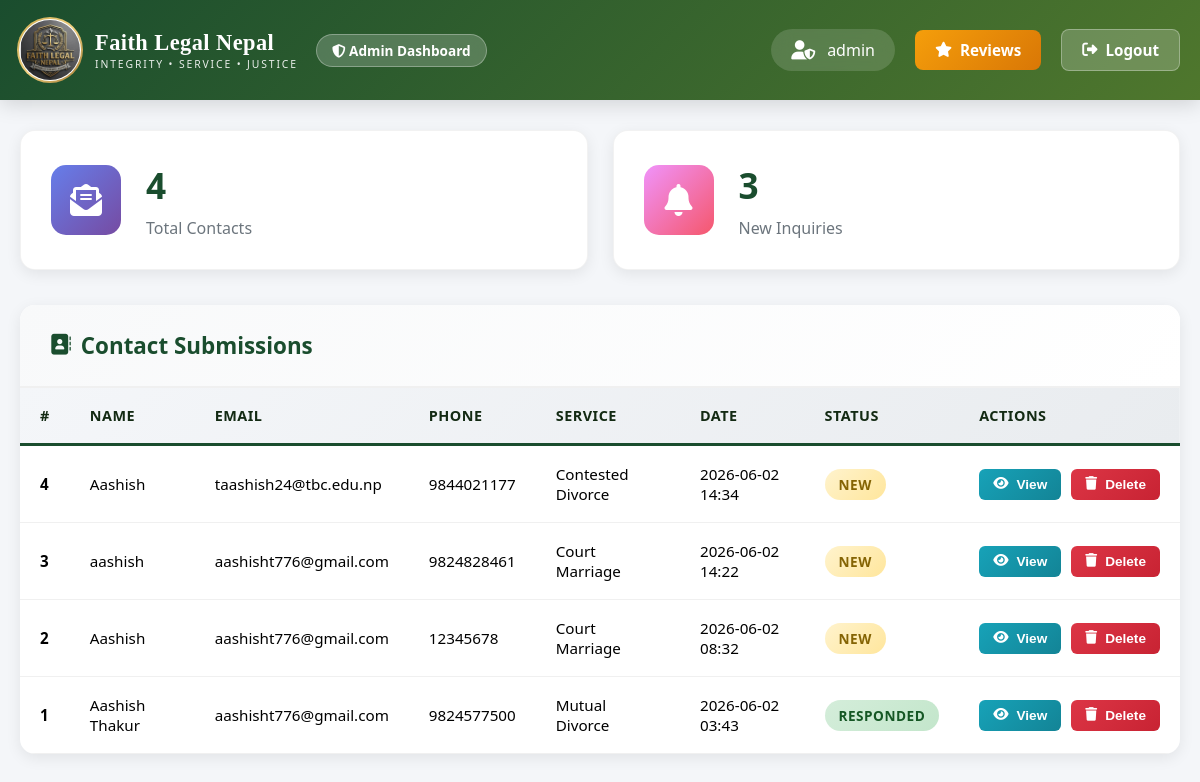
/admin/dashboard (signed in), run on an earlier commit of the app's database.
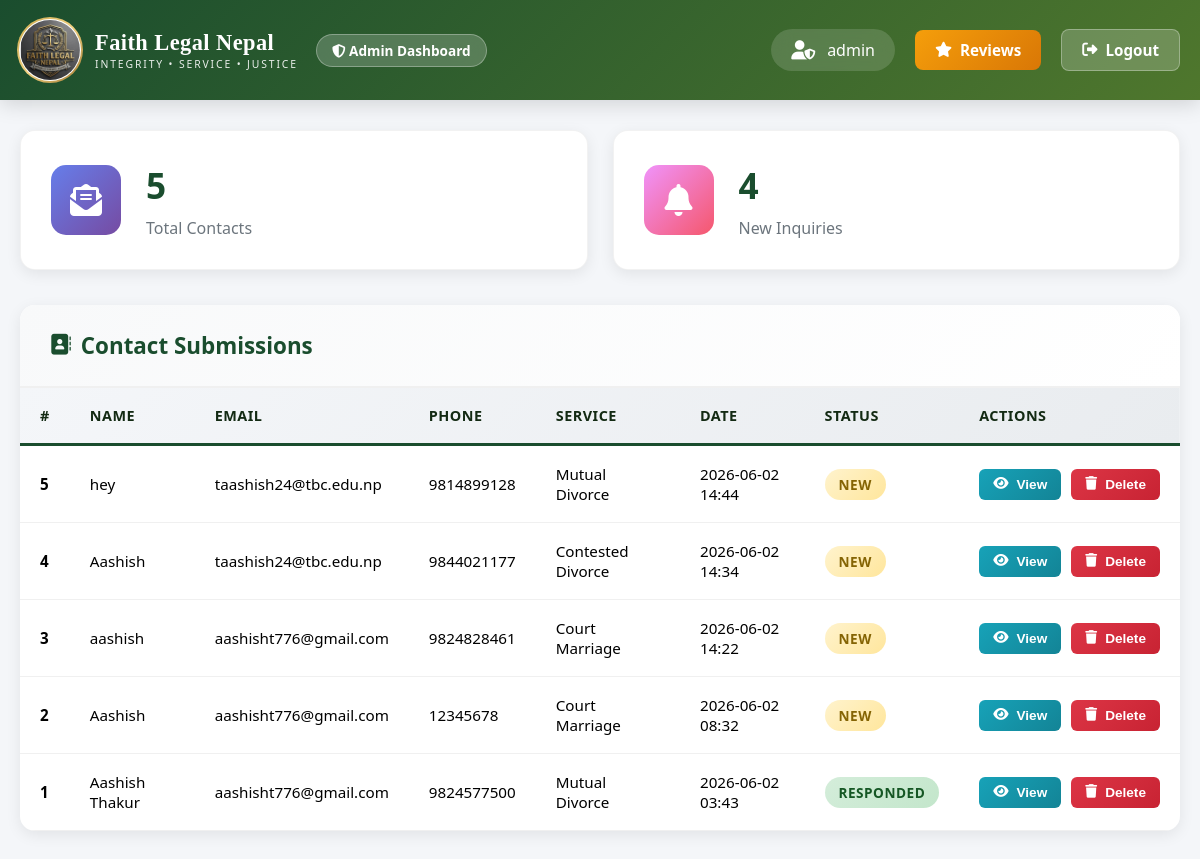
And on a later commit of the database.
### app.py (models this page shows, shortened)
class Admin(UserMixin, db.Model):
    __tablename__ = 'admin'
    id = db.Column(db.Integer, primary_key=True)
    username = db.Column(db.String(80), unique=True, nullable=False)
    password_hash = db.Column(db.String(200), nullable=False)

class Contact(db.Model):
    __tablename__ = 'contact'
    id = db.Column(db.Integer, primary_key=True)
    name = db.Column(db.String(100), nullable=False)
    email = db.Column(db.String(120), nullable=False)
    phone = db.Column(db.String(20), nullable=False)
    service = db.Column(db.String(100), nullable=False)
    message = db.Column(db.Text, nullable=False)
    created_at = db.Column(db.DateTime, default=datetime.utcnow)
    status = db.Column(db.String(20), default='New')  # New, Read, Responded

### app.py (the view)
@app.route('/admin/dashboard')
@login_required
def admin_dashboard():
    contacts = Contact.query.order_by(Contact.created_at.desc()).all()
    total_contacts = Contact.query.count()
    new_contacts = Contact.query.filter_by(status='New').count()
    read_contacts = Contact.query.filter_by(status='Read').count()
    responded_contacts = Contact.query.filter_by(status='Responded').count()
    print(f"\n📊 Dashboard accessed by: {current_user.username}")
    print(f"   Total: {total_contacts}, New: {new_contacts}, Read: {read_contacts}, Responded: {responded_contacts}")
    return render_template('admin_dashboard.html',
                         contacts=contacts,
                         total_contacts=total_contacts,
                         new_contacts=new_contacts,
                         read_contacts=read_contacts,
                         responded_contacts=responded_contacts)

### app.py (called while the page is built)
@login_manager.user_loader
def load_user(user_id):
    return Admin.query.get(int(user_id))

### templates/admin_dashboard.html (shortened to what this page needs)
<!DOCTYPE html>
<html lang="en">
<head>
    <link rel="stylesheet" href="https://cdnjs.cloudflare.com/ajax/libs/font-awesome/6.4.0/css/all.min.css">
</head>
<body>
    <div class="dashboard-header">
        <div class="header-container">
            <div class="dashboard-title">
                <div class="logo-section">
                    <div class="logo-img-wrapper">
                        <img src="{{ url_for('static', filename='images/logo.jpg') }}" alt="Faith Legal Nepal Logo" class="logo-img" onerror="this.style.display='none'">
                    </div>
                    <div class="logo-text">
                        <span class="logo-name">Faith Legal Nepal</span>
                        <span class="logo-tagline">Integrity • Service • Justice</span>
                    </div>
                </div>
                <div class="admin-badge">
                    <i class="fas fa-shield-alt"></i> Admin Dashboard
                </div>
            </div>
            <div class="header-actions">
                <div class="user-info">
                    <i class="fas fa-user-shield"></i>
                    <span>{{ current_user.username }}</span>
                </div>
                <a href="/admin/reviews" class="btn btn-reviews">
                    <i class="fas fa-star"></i>
                    Reviews
                </a>
                <a href="{{ url_for('admin_logout') }}" class="btn btn-logout">
                    <i class="fas fa-sign-out-alt"></i> Logout
                </a>
            </div>
        </div>
    </div>
    <div class="container">
        <div class="stats-grid">
            <div class="stat-card">
                <div class="stat-icon total">
                    <i class="fas fa-envelope-open-text"></i>
                </div>
                <div class="stat-info">
                    <h3>{{ total_contacts }}</h3>
                    <p>Total Contacts</p>
                </div>
            </div>
            <div class="stat-card">
                <div class="stat-icon new">
                    <i class="fas fa-bell"></i>
                </div>
                <div class="stat-info">
                    <h3>{{ new_contacts }}</h3>
                    <p>New Inquiries</p>
                </div>
            </div>
        </div>
        <div class="contacts-section">
            <div class="section-header">
                <h2>
                    <i class="fas fa-address-book"></i>
                    Contact Submissions
                </h2>
            </div>
            <div class="table-container">
                {% if contacts %}
                    <table>
                        <thead>
                            <tr>
                                <th>#</th>
                                <th>Name</th>
                                <th>Email</th>
                                <th>Phone</th>
                                <th>Service</th>
                                <th>Date</th>
                                <th>Status</th>
                                <th>Actions</th>
                            </tr>
                        </thead>
                        <tbody>
                            {% for contact in contacts %}
                                <tr>
                                    <td><strong>{{ contact.id }}</strong></td>
                                    <td>{{ contact.name }}</td>
                                    <td>{{ contact.email }}</td>
                                    <td>{{ contact.phone }}</td>
                                    <td>{{ contact.service }}</td>
                                    <td>{{ contact.created_at.strftime('%Y-%m-%d %H:%M') }}</td>
                                    <td>
                                        <span class="status-badge status-{{ contact.status.lower() }}">
                                            {{ contact.status }}
                                        </span>
                                    </td>
                                    <td>
                                        <div class="action-buttons">
                                            <button class="btn btn-sm btn-view" onclick="viewContact({{ contact.id }}, '{{ contact.name }}', '{{ contact.email }}', '{{ contact.phone }}', '{{ contact.service }}', `{{ contact.message }}`, '{{ contact.created_at.strftime('%Y-%m-%d %H:%M') }}', '{{ contact.status }}')">
                                                <i class="fas fa-eye"></i> View
                                            </button>
                                            <form method="POST" action="{{ url_for('delete_contact', contact_id=contact.id) }}" style="display: inline;">
                                                <button type="submit" class="btn btn-sm btn-delete" onclick="return confirm('Are you sure you want to delete this contact?')">
                                                    <i class="fas fa-trash"></i> Delete
                                                </button>
                                            </form>
                                        </div>
                                    </td>
                                </tr>
                            {% endfor %}
                        </tbody>
                    </table>
                {% else %}
                    <div class="no-contacts">
                        <i class="fas fa-inbox"></i>
                        <h3>No contacts yet</h3>
                        <p>Contact submissions will appear here</p>
                    </div>
                {% endif %}
            </div>
        </div>
    </div>
</body>
</html>

What changed in the data, as far as the page shows it:
added Contact: id "5", name "hey", email "taashish24@tbc.edu.np", phone "9814899128", service "Mutual Divorce", created_at "2026-06-02 14:44", status "NEW"
Also different on the page:
{{ total_contacts }}: "4" → "5"
{{ new_contacts }}: "3" → "4"
